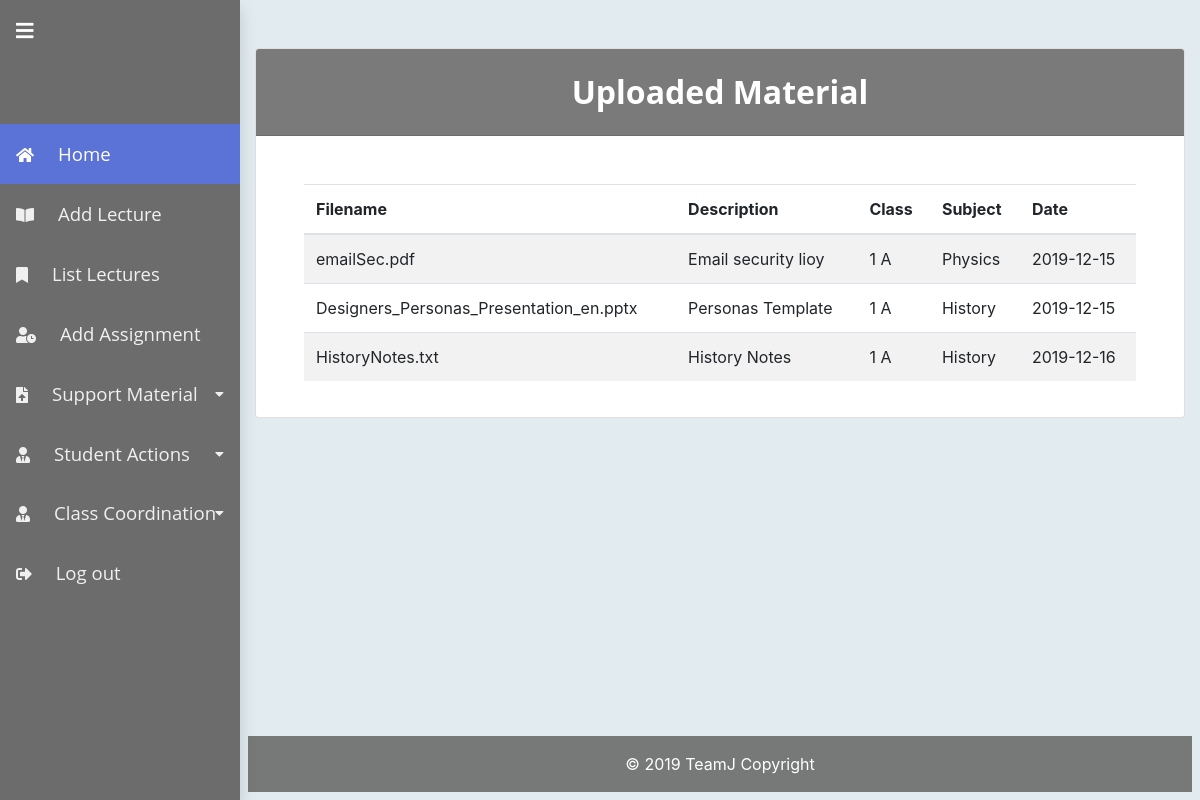
/usergroup/teacher/listMaterial.php (signed in), run on an earlier commit of the app's database.
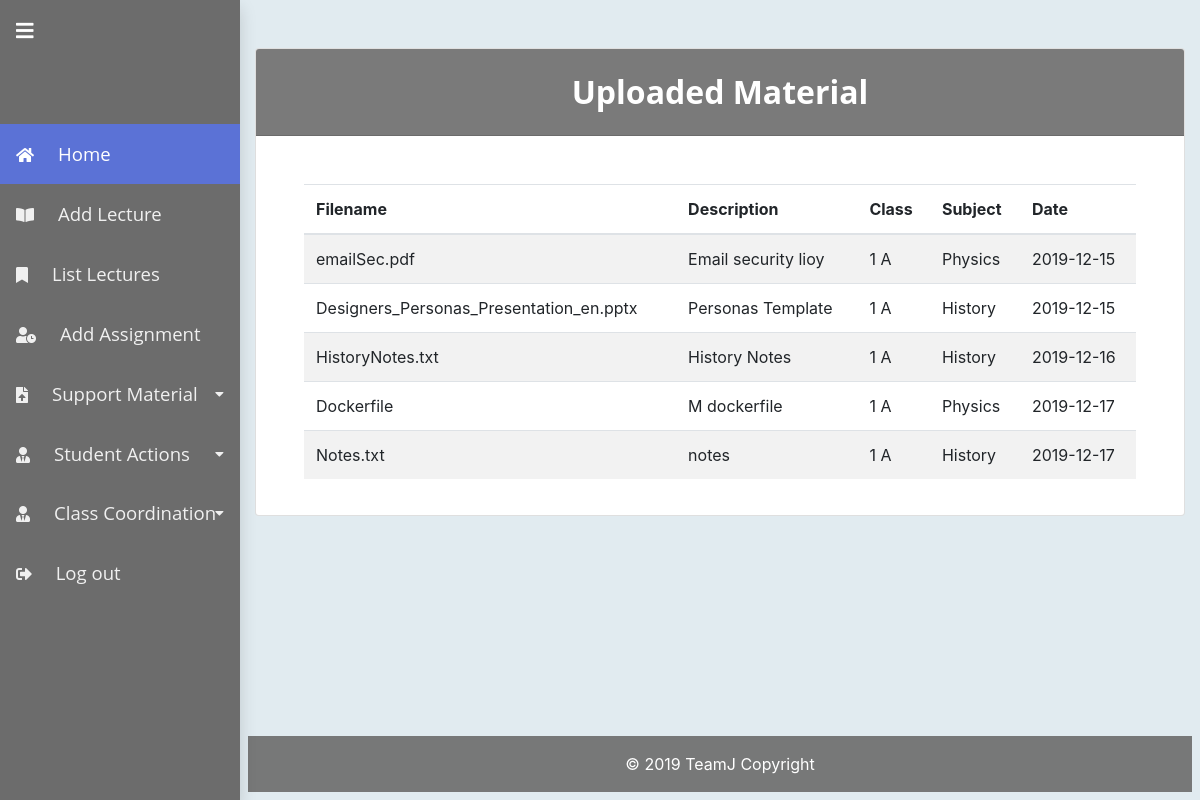
And on a later commit of the database.
### tables this page shows
CREATE TABLE `UploadedClassDocuments` (
  `ID` int(11) NOT NULL,
  `FileName` varchar(255) NOT NULL,
  `DiskFileName` varchar(255) NOT NULL,
  `SpecificClassID` int(11) NOT NULL,
  `Description` text NOT NULL,
  `Date` timestamp NOT NULL DEFAULT CURRENT_TIMESTAMP,
  `SubjectID` int(11) NOT NULL
);

CREATE TABLE `SpecificClass` (
  `ID` int(11) NOT NULL,
  `YearClassID` int(11) NOT NULL,
  `Section` varchar(5) NOT NULL,
  `UploadedPath` varchar(50) NOT NULL,
  `CoordinatorTeacherID` int(11) NOT NULL
);

CREATE TABLE `Topic` (
  `ID` int(11) NOT NULL,
  `Name` varchar(100) NOT NULL,
  `Description` text NOT NULL
);

### classes/teacher.class.php (called while the page is built, shortened)
<?php
require_once 'user.class.php';
class teacher extends user {
	public function get_uploaded_material() {
		$teacherID = $_SESSION['teacherID'];
		$uploaded = array();
		$conn = $this->connectMySQL();
		$query = "SELECT DISTINCT ucd.ID, FileName, ucd.Description,YearClassID, Section, Topic.Name, Date
			FROM UploadedClassDocuments ucd, TopicTeacherClass ttc, Topic, SpecificClass sc
			WHERE ucd.SpecificClassID=ttc.SpecificClassID
      AND ucd.SubjectID=Topic.ID
      AND ucd.SpecificClassID=sc.ID
			AND TeacherID=?;";
		$sql = $conn->prepare($query);
		$sql->bind_param('i', $teacherID);
		$sql->execute();
		$res = $sql->get_result();
		if ($res > 0) {
			while ($row = $res->fetch_assoc()) {
				array_push($uploaded, $row);
			}
		}
		return $uploaded;
	}
	public function get_coordinated_class($teacherID){
        $conn = $this->connectMySQL();
        $coordinatedClassIDs=array();
        $stmt = $conn->prepare("SELECT ID FROM SpecificClass WHERE CoordinatorTeacherID = ?;");
        $stmt->bind_param("i", $teacherID);
        if (!$stmt->execute())
            return false;
        $res = $stmt->get_result();
        if ($res > 0) {
            while ($row = $res->fetch_assoc()) {
                array_push($coordinatedClassIDs, $row);
            }
        }else{
            return false;
        }
        return $coordinatedClassIDs;
    }
}

### classes/user.class.php (called while the page is built, shortened)
<?php
class user {
	public function is_logged() {
		return isset($_SESSION['id']);
	}
}
?>

### usergroup/teacher/listMaterial.php (the view, shortened to what this page needs)
<?php
$teacher = new teacher();
$site = new csite();
$page = new cpage("");
$site->setPage($page);
$content = '<div class="card">
                <h2 class="card-header info-color white-text text-center py-4" style="background-color:rgba(108,108,108,0.9);color:white">
                    Uploaded Material
                </h2>
                <div class="card-body  px-lg-5 pt-0 mt-md-5">
                <form>
  <table class="table table-striped">
    <thead>
      <tr>
        <th scope="col">Filename</th>
        <th scope="col">Description</th>
        <th scope="col">Class</th>
        <th scope="col">Subject</th>
        <th scope="col">Date</th>
      </tr>
    </thead>
    <tbody>';
$uploadedMaterial = $teacher->get_uploaded_material();
foreach ($uploadedMaterial as $i => $row) {
	$content .= '<tr>
        <td>' . $row['FileName'] . '</td>
        <td>' . $row['Description'] . '</td>
        <td>' . $row['YearClassID'] ." ". $row['Section'] .'</td>
        <td>' . $row['Name'] . '</td>
        <td>' . date("Y-m-d", strtotime($row['Date'])) . '</td>
      </tr>';
}
$content .= '
    </tbody>
  </table>
  </form>
  </div>';
$site->render();
?>

### classes/csite.class.php (shortened to what this page needs)
<?php
class csite{
    private $headers;
    private $footers;
    private $page;
    public function __construct(){
        $this->headers = array();
        $this->footers = array();
    }
    public function render(){
        foreach($this->headers as $header){
            $h_path = FULL_PATH."/".$header;
            include $h_path;
        }
        $this->page->render();
        foreach($this->footers as $footer){
            include FULL_PATH."/".$footer;
        }
    }
    public function addHeader($file){
        $this->headers[] = $file;
    }
    public function addFooter($file){
        $this->footers[] = $file;
    }
    public function setPage($page){
        $this->page = $page;
    }
}
?>

### header.php (shortened to what this page needs)
<?php
print '<!DOCTYPE html>
<html lang="en">
	<head>
		<meta name="viewport" content="width=device-width, initial-scale=1, shrink-to-fit=no">
		<link rel="stylesheet" href="' . PLATFORM_PATH . '/css/bootstrap.min.css">
		<link rel="stylesheet" href="https://cdnjs.cloudflare.com/ajax/libs/bootstrap-datetimepicker/3.1.3/css/bootstrap-datetimepicker.min.css">
		<meta charset="UTF-8">
		<script src="https://code.jquery.com/jquery-3.4.1.min.js"></script>
		<script src="https://cdnjs.cloudflare.com/ajax/libs/popper.js/1.14.7/umd/popper.min.js"></script>
		<script src="https://stackpath.bootstrapcdn.com/bootstrap/4.3.1/js/bootstrap.min.js"></script>
		<link rel="stylesheet" href="https://cdnjs.cloudflare.com/ajax/libs/font-awesome/4.7.0/css/font-awesome.min.css">
		<script src="https://cdnjs.cloudflare.com/ajax/libs/moment.js/2.9.0/moment-with-locales.min.js"></script>
		<script src="https://cdnjs.cloudflare.com/ajax/libs/bootstrap-datetimepicker/3.1.3/js/bootstrap-datetimepicker.min.js"></script>
		<link rel="stylesheet" href="' . PLATFORM_PATH . '/fonts/fontawesome-all.min.css">
		<link rel="stylesheet" href="' . PLATFORM_PATH . '/fonts/font-awesome.min.css">
		<link rel="stylesheet" href="' . PLATFORM_PATH . '/fonts/fontawesome5-overrides.min.css">
		<link rel="stylesheet" href="' . PLATFORM_PATH . '/css/timeline.css">
		<link href="' . PLATFORM_PATH . '/css/calendar_style.css" rel="stylesheet">
		<link href="' . PLATFORM_PATH . '/css/style.css" rel="stylesheet">
		<link href="' . PLATFORM_PATH . '/css/sidebar.css" rel="stylesheet">
		<title>StudentDigitalRecord System</title>
	</head>
	<body>
';
?>

### classes/cpage.class.php (shortened to what this page needs)
<?php
class cpage {
    private $content;
    public function render(){
        $hidden_menu = "";
        $user = new user();
        if (!$user->is_logged()) {
            $login_button = '<button type="button" class="btn btn-primary btn-lg p-2 m-4"><a class="nav-link text-left text-white py-1 px-0"  data-toggle="modal" href="#myModal"><i class="fas fa-sign-out-alt mx-3"></i><i class="fa fa-caret-right d-none position-absolute"></i><span class="text-nowrap mx-2">Log in</span></a></button>';
            $image = '<div class="p-2"id="indexlogo">
                                        <img src="' . PLATFORM_PATH . '/media/logopoli2.png" alt="logopoli" style="width: 100%; object-fit: contain"/>
                                </div>';
            $content = '<div>' . $image . $login_button . '</div>';
            $div_open = '
            <style> body { padding-left: 0; } </style>
            <div class="min_container mx-auto text-center" id="content">';
        } else {
            switch ($_SESSION["usergroup"]) {
                case "teacher":
                    $hidden_menu .= '		<li class="nav-item"><a class="nav-link text-left text-white py-1 px-0" href="./addLecture.php"><i class="fas fa-book-open mx-3"></i><span class="text-nowrap mx-2">Add Lecture</span></a></li>';
                    $hidden_menu .= '		<li class="nav-item"><a class="nav-link text-left text-white py-1 px-0" href="./listLectures.php"><i class="fas fa-bookmark mx-3"></i><span class="text-nowrap mx-2">List Lectures</span></a></li>';
                    $hidden_menu .= '		<li class="nav-item"><a class="nav-link text-left text-white py-1 px-0" href="./addAssignment.php"><i class="fas fa-user-clock mx-3"></i><span class="text-nowrap mx-2">Add Assignment</span></a></li>';
                    $hidden_menu .= '		<li class="nav-item dropdown"><a class="dropdown-toggle nav-link text-left text-white py-1 px-0 position-relative" data-toggle="dropdown" aria-expanded="false" href="#"><i class="fas fa-file-upload mx-3"></i><span class="text-nowrap mx-2">Support Material</span><i class="fas fa-caret-down float-none float-lg-right fa-sm"></i></a>
								<div class="dropdown-menu border-0 animated fadeIn" role="menu">
								<a class="dropdown-item text-white" role="presentation" href="./listMaterial.php"><span>List Material</span></a>
								<a class="dropdown-item text-white" role="presentation" href="./uploadMaterial.php"><span>Upload Material</span></a>';
                    $hidden_menu .= '		<li class="nav-item dropdown"><a class="dropdown-toggle nav-link text-left text-white py-1 px-0 position-relative" data-toggle="dropdown" aria-expanded="false" href="#"><i class="fas fa-user-tie mx-3"></i><span class="text-nowrap mx-2">Student Actions</span><i class="fas fa-caret-down float-none float-lg-right fa-sm"></i></a>
								<div class="dropdown-menu border-0 animated fadeIn" role="menu">
								<a class="dropdown-item text-white" role="presentation" href="./insertGrades.php"><span>Assign Grades</span></a>
								<a class="dropdown-item text-white" role="presentation" href="./addAbsence.php"><span>Record Presence</span></a>
								<a class="dropdown-item text-white" role="presentation" href="./registerNote.php"><span>Register Note</span></a>';
                    $teacher=new Teacher();
                    $coordinatedClassIDs=$teacher->get_coordinated_class($teacher->get_teacher_ID());
                    if($coordinatedClassIDs){
                        $hidden_menu .= '		<li class="nav-item dropdown"><a class="dropdown-toggle nav-link text-left text-white py-1 px-0 position-relative" data-toggle="dropdown" aria-expanded="false" href="#"><i class="fas fa-user-tie mx-3"></i><span class="text-nowrap mx-2">Class Coordination</span><i class="fas fa-caret-down float-none float-lg-right fa-sm"></i></a>
								<div class="dropdown-menu border-0 animated fadeIn" role="menu">';
                        foreach ($coordinatedClassIDs as $coordinatedClassID){
                            $hidden_menu.= '<a class="dropdown-item text-white" role="presentation" href="./assignFinalGrades.php?classID='.$coordinatedClassID['ID'].'"><span>'. $teacher->get_class_stamp_by_id($coordinatedClassID['ID']).'</span></a>';
                        }
                        $hidden_menu.='</div>';
                    }
                    break;
            }
            $logout_button = ' <li class="nav-item"><a class="nav-link text-left text-white py-1 px-0"  href="' . PLATFORM_PATH . '/logout.php"><i class="fas fa-sign-out-alt mx-3"></i><i class="fa fa-caret-right d-none position-absolute"></i><span class="text-nowrap mx-2">Log out</span></a></li>';
            $sidebar = '<ul class="nav flex-column shadow d-flex sidebar mobile-hid" id="sidebar">
                            <li class="nav-item logo-holder">
                                <a class="text-white float-left m-3" id="sidebarToggleHolder" href="#">
                                        <i class="fas fa-bars" id="sidebarToggle"></i>
                                </a>
                                <div class="text-center text-white logo p-4">
                                    <a class="text-white text-decoration-none p-2" id="title" href="#">
                                        <img id="sidebarlogo" src="' . PLATFORM_PATH . '/media/logopoli2.png" alt="logopoli" style="width: 100%; object-fit: contain"/>
                                    </a>
                                </div>
                            </li>
                            ' .
                            '<li class="nav-item"><a class="nav-link active text-left text-white py-1 px-0" href="./index.php"><i class="fas fa-home mx-3"></i><span class="text-nowrap mx-2">Home</span></a></li>' .
                            $hidden_menu .
                            $logout_button .
                        '</ul> ';
            $content = $sidebar;
            $div_open = "<div class='container min_container mb-5' id='content'>";
        }
        echo $div_open;
        echo $content;
        echo $this->content;
        echo "</div>";
        echo "</div>";
    }
    public function setContent($content){
        $this->content = $content;
    }
}
?>

### footer.php (shortened to what this page needs)
<footer class="footer font-small text-white ml-2 mr-2 mb-2">
    <div class="footer-copyright text-center py-3">© 2019 TeamJ Copyright</div>
</footer>
</body>
</html>

### css/timeline.css (style rules this page uses)
*, *:after, *:before { -webkit-box-sizing: border-box; -moz-box-sizing: border-box; box-sizing: border-box; }
a { color: #acb7c0; text-decoration: none; font-family: "Open Sans", sans-serif; }
h1, h2 { font-family: "Open Sans", sans-serif; font-weight: bold; }

### css/calendar_style.css (style rules this page uses)
*, *:before, *:after { -moz-box-sizing: border-box; -webkit-box-sizing: border-box; box-sizing: border-box; }

### css/style.css (style rules this page uses)
html { height: 100%; }
body { background-color: rgb(225, 235, 240); display: flex; flex-direction: column; height: 100%; }
.min_container { flex: 1 0 auto; }
.footer { flex-shrink: 0; background-color: rgba(108,108,108,0.9); margin-top: 25px; }
#sidebar { position: fixed; }

### css/sidebar.css (style rules this page uses)
body { position: relative; }
@media (min-width: 992px) { body { padding-left: 15rem; } }
.sidebar { max-width: 15rem !important; width: 100%; min-height: 100vh; background-color: #6c6c6c; position: absolute; top: 0; bottom: 0; left: 0; z-index: 1; }
.sidebar .logo { font-size: 1.6rem; }
.sidebar .nav-link:hover, .sidebar .nav-link.active { background-color: #5b72d6; opacity: 1; }
.sidebar .nav-link span { font-size: 1.16rem; }
.sidebar .dropdown-toggle:after { display: none; }
.sidebar .dropdown-menu { position: relative !important; padding: 0; margin: 0; width: 100%; overflow: hidden; transform: unset !important; top: unset !important; left: unset !important; min-width: unset !important; background-color: #3a51b5; border-radius: 0 !important; }
.sidebar .nav-link { padding-top: 1rem !important; padding-bottom: 1rem !important; font-size: 1rem; position: relative; opacity: 0.9; }
.sidebar .fas.fa-caret-down.float-none.float-lg-right.fa-sm { position: absolute; top: 50%; right: 5%; transform: translate(-50%, -50%); }
.sidebar #sidebarToggleHolder { font-size: 20px !important; margin: 7px 5px; }

What changed in the data, as far as the page shows it:
added uploadedclassdocuments: FileName "Dockerfile", Description "M dockerfile", SpecificClassID.YearClassID "1", SpecificClassID.Section "A", topic.Name "Physics", Date "2019-12-17"
added uploadedclassdocuments: FileName "Notes.txt", Description "notes", SpecificClassID.YearClassID "1", SpecificClassID.Section "A", topic.Name "History", Date "2019-12-17"
